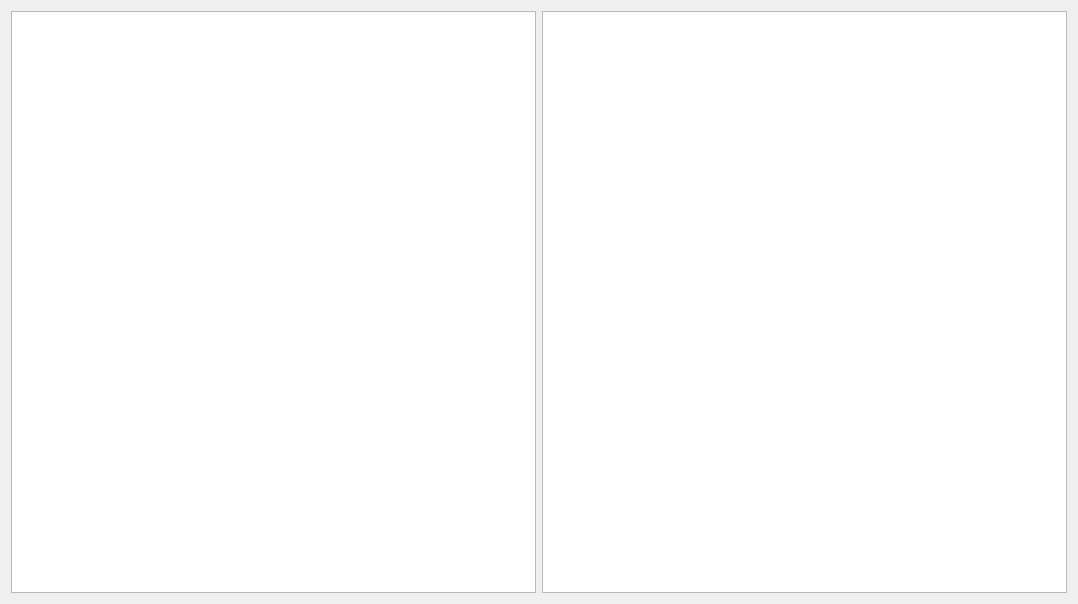
<?xml version="1.0" encoding="UTF-8"?>
<ui version="4.0">
 <class>Dialog</class>
 <widget class="QDialog" name="Dialog">
  <property name="geometry">
   <rect>
    <x>0</x>
    <y>0</y>
    <width>1078</width>
    <height>604</height>
   </rect>
  </property>
  <property name="windowTitle">
   <string>Dialog</string>
  </property>
  <layout class="QVBoxLayout" name="verticalLayout">
   <item>
    <layout class="QHBoxLayout" name="horizontalLayout">
     <item>
      <widget class="QTreeView" name="treeView"/>
     </item>
     <item>
      <widget class="QListView" name="listView"/>
     </item>
    </layout>
   </item>
  </layout>
 </widget>
 <layoutdefault spacing="6" margin="11"/>
 <resources/>
 <connections/>
</ui>
